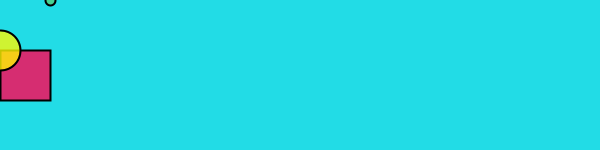
Frame 1 (no input)
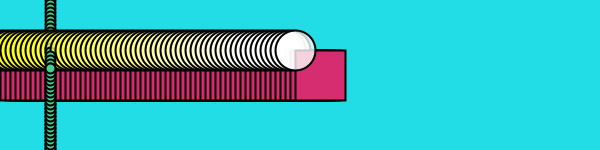
Frame 60 (the mouse pressed at the canvas centre just before this capture)
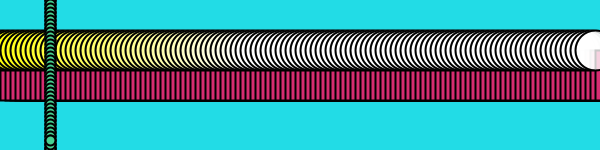
Frame 120 (the mouse held since frame 60 and released just before this capture)

The Processing sketch that drew these frames (run headless with seeded random() and noise(); from frame 60 on, the mouse is pressed at the canvas centre):

// Processing sketch: processing_62462
// ── processing_62462.pde

int x=0;
int y=0;
int speed=5;
int speedtwo=4;
void setup (){
size(600, 150);
smooth();
strokeWeight(2);
background(#22DCE6);
}
void draw(){
frameRate(30);
fill(#D62D71);
rect(x,50,50,50);
fill(500+x,(250+x*2),x,200);
ellipse(x,50,40,40);
fill(#47D191);
ellipse(50, y, 10, 10);

x=x+speed;
y=y+speedtwo;
if((x>=width)||(x<0))
 { 
   speed=speed*-1;
 }


if((y>=height)||(y<0))
 { 
   speedtwo=speedtwo*-1;
 }
}
